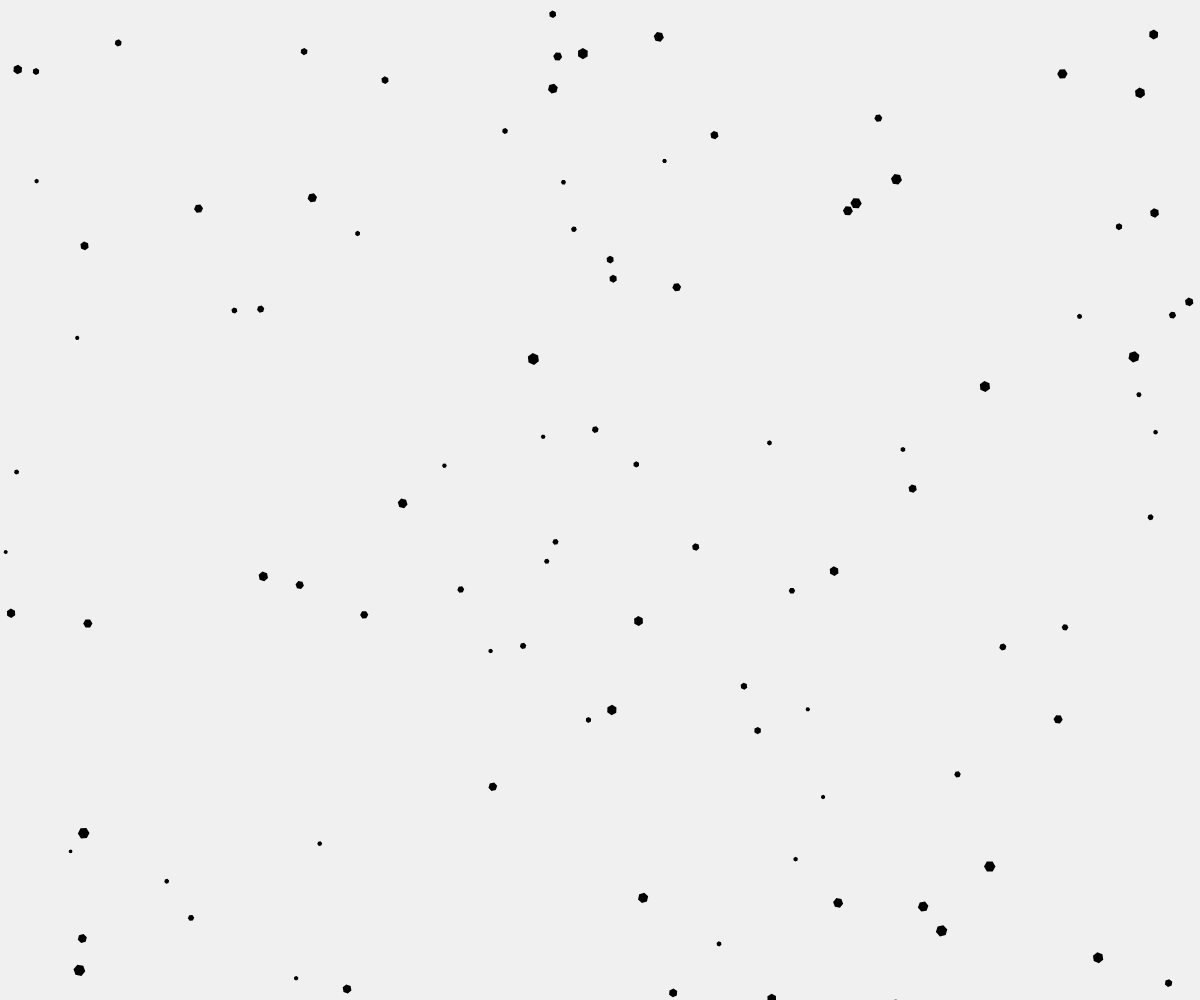
Frame 1 (no input)
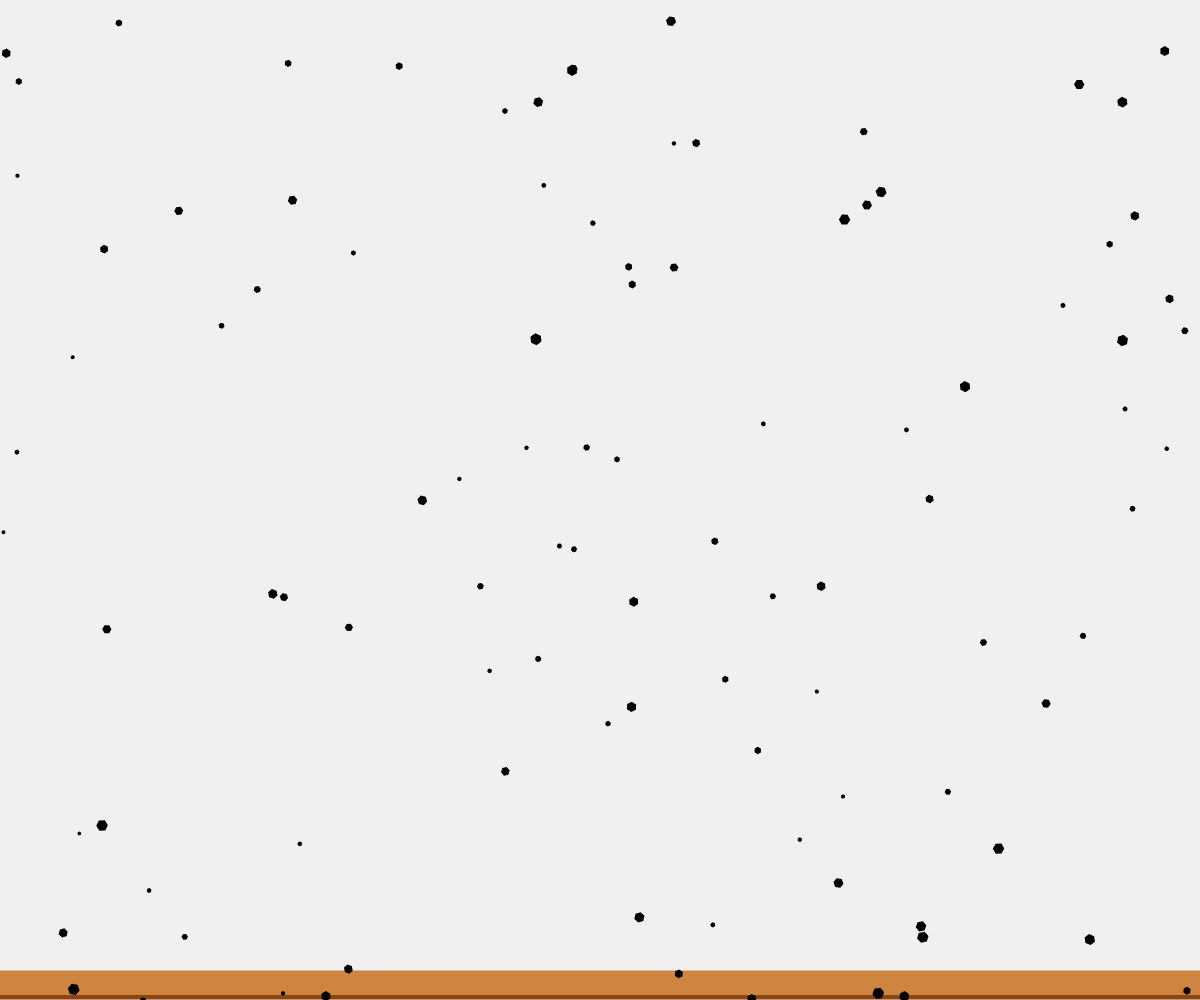
Frame 60 (no input)
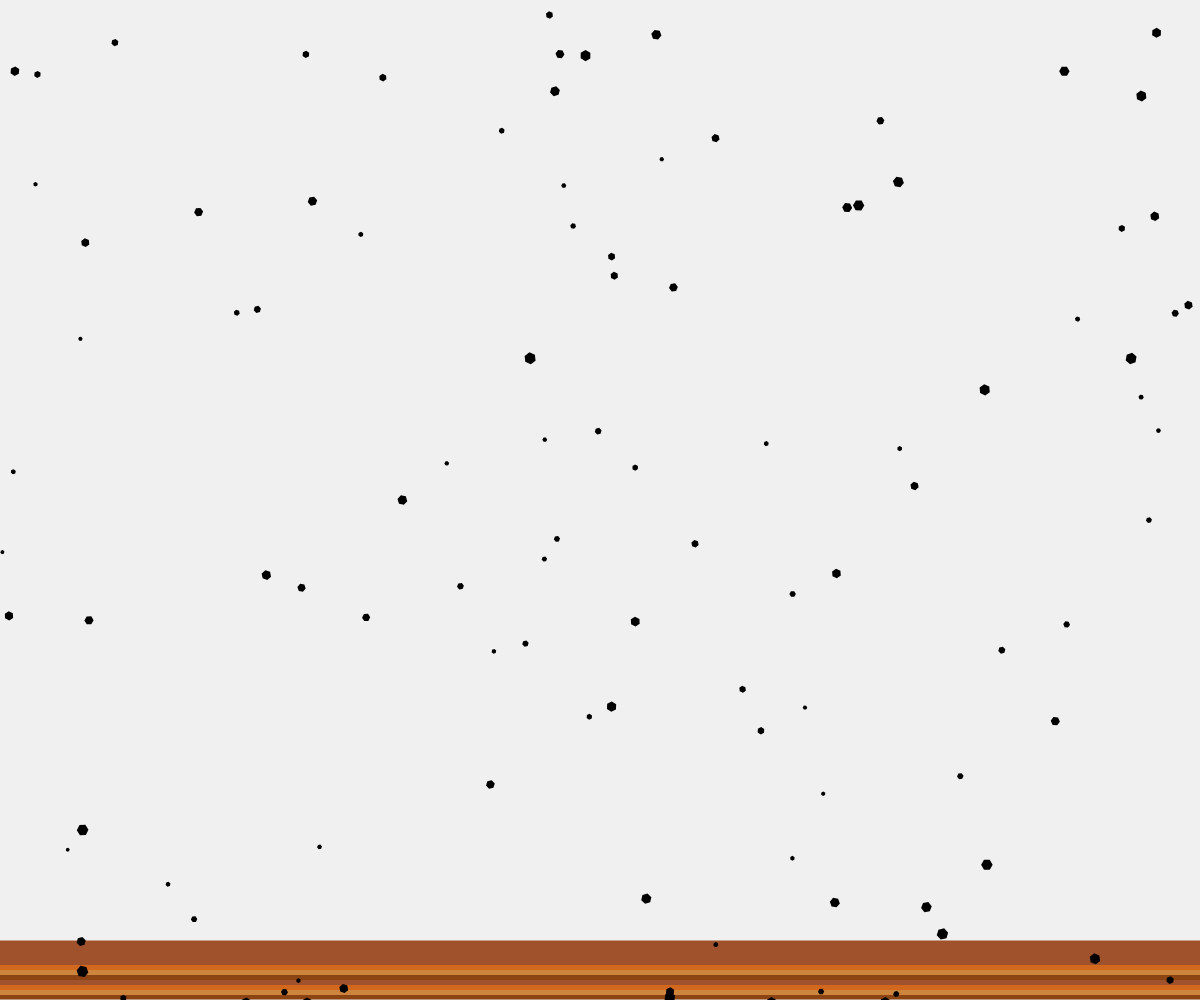
Frame 120 (the mouse pressed at the canvas centre since frame 60)

The p5.js sketch that drew these frames (run headless with seeded random() and noise() and a simulated clock; from frame 60 on, the mouse is pressed at the canvas centre):

// p5.js sketch
// ── sketch.js
let stripeHeight = 20;
let fabricHeight = 0;
let stripes = [];
let colors = ['#8B4513', '#CD853F', '#D2691E', '#A0522D'];
let stitches = [];

function setup() {
  createCanvas(windowWidth, windowHeight);
  noStroke();
  fabricHeight = 0;
  // Initialize some initial stitches
  for (let i = 0; i < 100; i++) {
    stitches.push({
      x: random(width),
      y: random(height),
      size: random(2, 6),
      angle: random(TWO_PI),
      phase: random(TWO_PI)
    });
  }
}

function draw() {
  background(240);
  
  // Grow the fabric upward
  fabricHeight += 0.5;
  
  // Draw existing stripes
  for (let i = 0; i < stripes.length; i++) {
    let stripe = stripes[i];
    fill(stripe.color);
    rect(0, stripe.y, width, stripeHeight);
  }
  
  // Add new stripe at the bottom
  if (fabricHeight > stripeHeight) {
    let newY = height - fabricHeight;
    let color = colors[Math.floor(frameCount / 10) % colors.length];
    stripes.push({y: newY, color: color});
    
    // Keep only visible stripes
    while (stripes.length > 0 && stripes[0].y > height) {
      stripes.shift();
    }
  }
  
  // Draw and animate stitches
  for (let i = 0; i < stitches.length; i++) {
    let stitch = stitches[i];
    
    // Update phase for animation
    stitch.phase += 0.05;
    
    // Calculate position based on phase and angle
    let x = stitch.x + sin(stitch.phase) * 10;
    let y = stitch.y + cos(stitch.phase) * 10;
    
    // Draw the stitch as a small geometric pattern (a loop)
    push();
    translate(x, y);
    rotate(stitch.angle);
    
    // Draw an interlocking loop
    fill(0);
    beginShape();
    for (let j = 0; j < 6; j++) {
      let angle = map(j, 0, 6, 0, TWO_PI);
      let px = cos(angle) * stitch.size;
      let py = sin(angle) * stitch.size;
      vertex(px, py);
    }
    endShape(CLOSE);
    
    // Draw a second loop that interlocks with the first
    rotate(PI/3);
    beginShape();
    for (let j = 0; j < 6; j++) {
      let angle = map(j, 0, 6, 0, TWO_PI);
      let px = cos(angle) * stitch.size * 0.7;
      let py = sin(angle) * stitch.size * 0.7;
      vertex(px, py);
    }
    endShape(CLOSE);
    
    pop();
  }
  
  // Add new stitches occasionally to simulate knitting upwards
  if (frameCount % 10 === 0 && stitches.length < 500) {
    stitches.push({
      x: random(width),
      y: height,
      size: random(2, 6),
      angle: random(TWO_PI),
      phase: random(TWO_PI)
    });
  }
  
  // Remove old stitches that are off-screen
  for (let i = stitches.length - 1; i >= 0; i--) {
    if (stitches[i].y < -20) {
      stitches.splice(i, 1);
    }
  }
}

function windowResized() {
  resizeCanvas(windowWidth, windowHeight);
}
